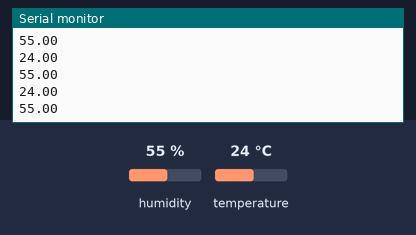
A sketch run on a simulated Arduino Uno, built with avr-gcc and run on an emulated ATmega328P. Parts: the last lines printed to the serial monitor. Wiring (inferred from the names in the program): DHT11 sensor: data pin 4. The test bench sets the inputs (shaded band); at power-on: humidity 55 %, temperature 24 °C.

Above: at 3.1 s.
3.2 s: humidity set to 22 %
At 4.59 s:
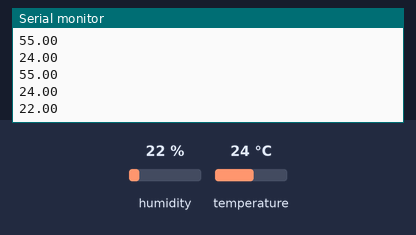
6.0 s: temperature set to 12 °C
At 6.34 s:
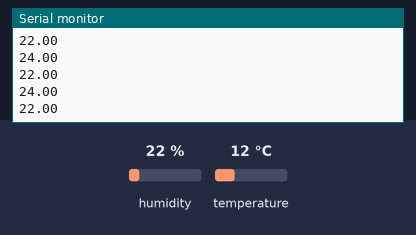
8.8 s: humidity set to 40 %
At 10.5 s:
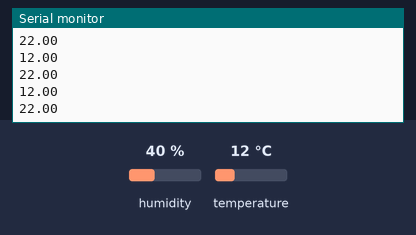
Timing chart, 0 to 12.0 s (numbered marks = the images above; inputs shaded):
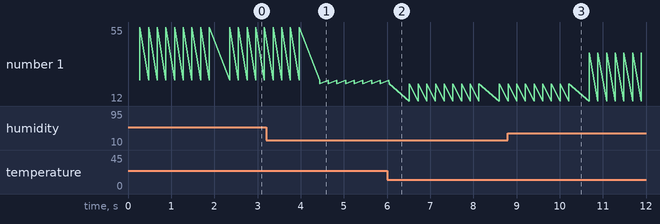

The sketch:

DHT11.ino
```cpp
#include <DHT.h>

#define DHTPIN 4   // Sử dụng pin 16 để đọc dữ liệu từ cảm biến
#define DHTTYPE DHT11 // Loại cảm biến ở đây là DHT11
DHT dht(DHTPIN, DHTTYPE);

void setup(){
  Serial.begin(115200);
  dht.begin();// Trong hàm setup() để khởi tạo.
}

void loop(){
  float  temp=dht.readTemperature(); // Đọc nhiệt độ từ cảm biến
  float humi=dht.readHumidity();  // Đọc độ ẩm từ cảm biến
  Serial.println(temp);
  Serial.println(humi);
  delay(200);
}
```

Measured:
- after the input at 3.2 s, the serial monitor: prints a new line after 1.2 s (image 1)
- plotted number 1: 55 → 22 after the input at 3.2 s, 22 → 40 after the input at 8.8 s
